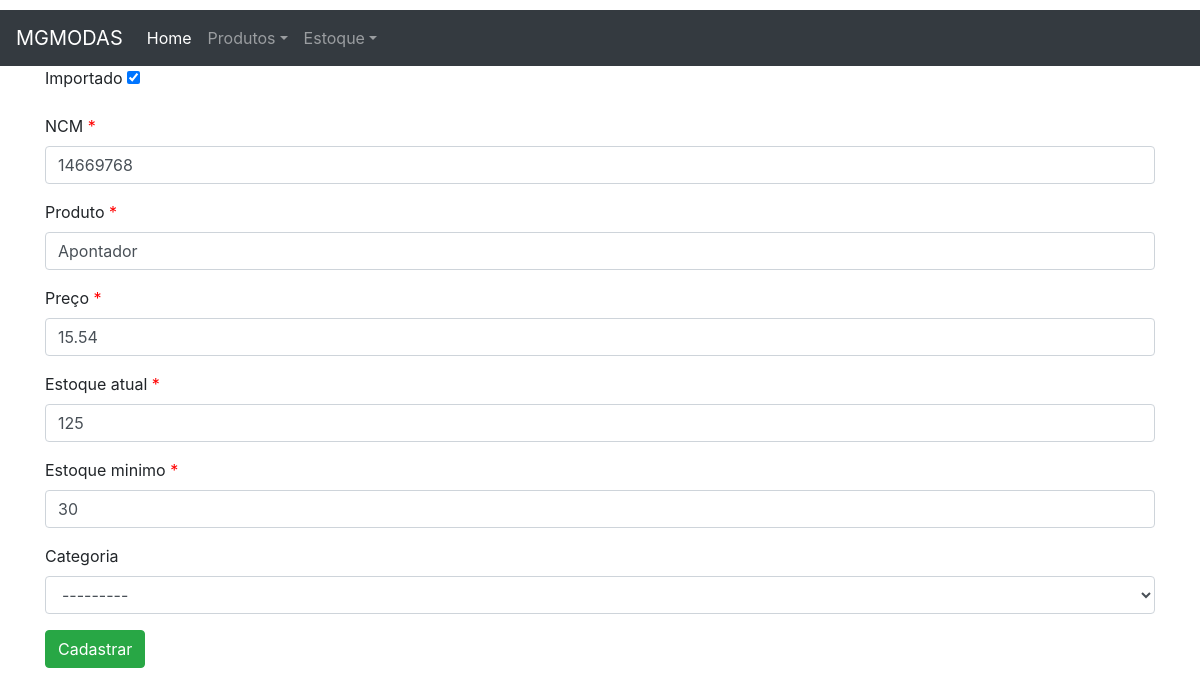
The page /produto/100/edit/ on the database its author committed.
### produto/models.py (models this page shows, shortened)
class Produto(models.Model):
    importado = models.BooleanField(default=False)
    ncm= models.CharField('NCM',max_length=10)
    produto = models.CharField('Produto',max_length=100, unique=True)
    preco= models.DecimalField('preço',decimal_places=2,max_digits=10)
    estoque= models.IntegerField('estoque atual',)
    estoque_minimo= models.PositiveIntegerField('estoque minimo',default=0)
    categoria= models.ForeignKey('Categoria',on_delete=models.SET_NULL, null=True, blank=True)
    class Meta:
        ordering = ('produto',)

class Categoria(models.Model):
    categoria = models.CharField('Categoria',max_length=100, unique=True)
    class Meta:
        ordering = ('categoria',)
    def __str__(self):
        return self.categoria

### produto/views.py (the view)
# urls.py: path('<int:pk>/edit/', v.ProdutoUpdate.as_view(), name='produto_edit'),
class ProdutoUpdate(UpdateView):
    model = Produto
    template_name = 'produto_form.html'
    form_class = ProdutoForm

### produto/forms.py
class ProdutoForm(forms.ModelForm):
    class Meta:
        model = Produto
        fields = '__all__'

### produto/templates/produto_form.html (shortened to what this page needs)
{% extends "base.html" %}
{% load widget_tweaks %}
{%block content%}
<form method="POST" novalidate>
    {% for field in form.visible_fields %}
        <div class="form-group{%if field.errors%} has-error {%endif%}">
                <label for="{{ field.id_for_label }}">
                    {% if field.field.required %}
                        <span class="required">{{ field.label }} </span>
                    {%else %}
                       {{ field.label }}
                    {%endif%}
                </label>
            {% render_field field class="form-control" %}
        </div>
    {%endfor%}
    <button type="submit" class="btn btn-success">Cadastrar</button>
</form>
{%endblock content%}

### core/static/css/style.css (style rules this page uses)
body { margin-top: 10px; }
span.required:after { content:"*"; color:red; }

### produto/templates/produto_form.html (style rules this page uses)
span.required:after { content:"*"; color:red; }

### rows shown on the page
Produto: importado "☑" "14669768" "Apontador" "15.54" "125" "30"
Categoria: categoria "---------"

### other values the page prints
{{ field.label }} "Importado" "Categoria"
{{ field.label }} "NCM" "Produto" "Preço" "Estoque atual" "Estoque minimo"
